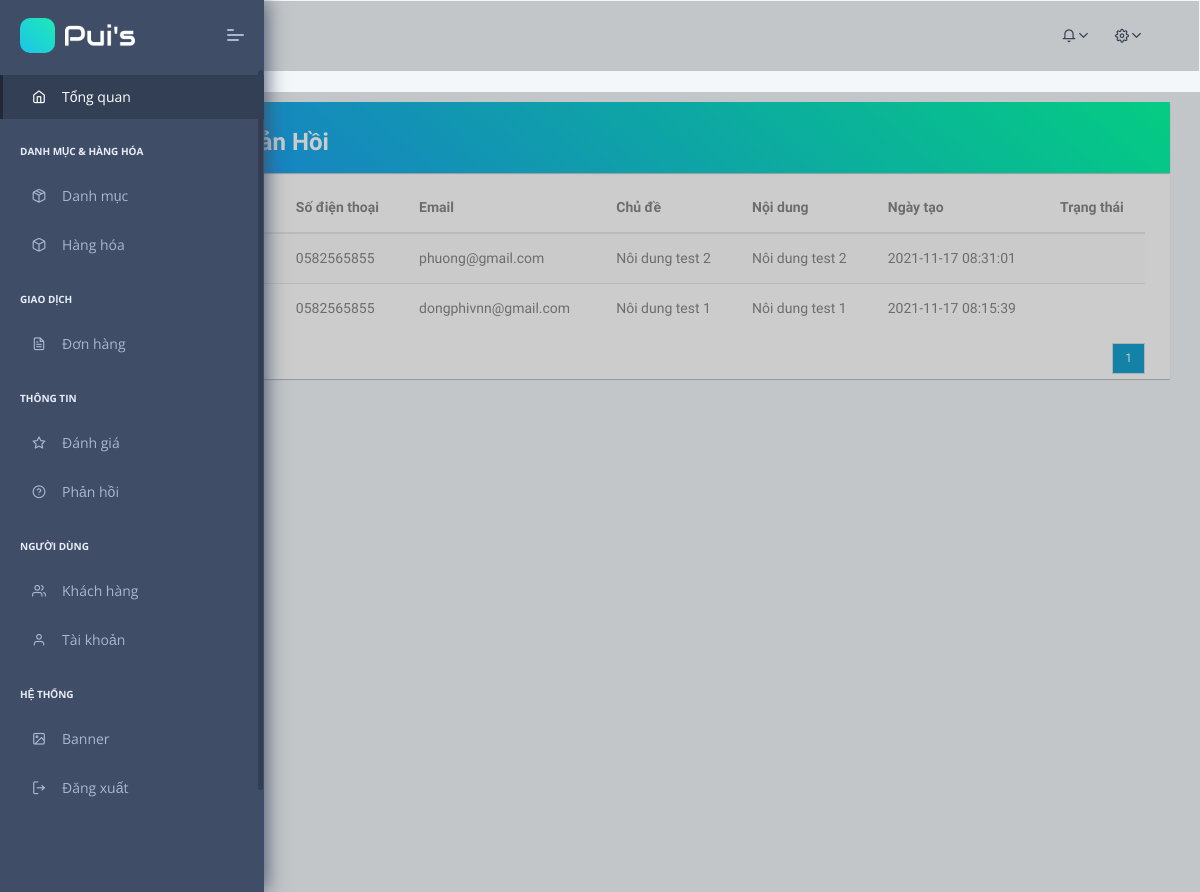
/admin/feedback/index.php (signed in), run on the app's committed database.
### tables this page shows
CREATE TABLE `feedback` (
  `id` int(11) NOT NULL,
  `firstname` varchar(30) DEFAULT NULL,
  `lastname` varchar(30) DEFAULT NULL,
  `email` varchar(150) DEFAULT NULL,
  `phone_number` varchar(20) DEFAULT NULL,
  `subject_name` varchar(200) DEFAULT NULL,
  `note` varchar(500) DEFAULT NULL,
  `created_at` datetime DEFAULT NULL,
  `updated_at` datetime DEFAULT NULL,
  `status` int(11) DEFAULT 0
);

### database/dbhelper.php (called while the page is built, shortened)
<?php
function executeResult($sql, $isSingle = false){
    $data = null;
    $conn = mysqli_connect(HOST, USERNAME, PASSWORD, DATABASE);
    mysqli_set_charset($conn, 'UTF-8');
    $resultset = mysqli_query($conn, $sql);
    if($isSingle){
        $data = mysqli_fetch_array($resultset, 1);
    }else{
        $data = [];
        while(($row = mysqli_fetch_array($resultset, 1)) != null ) {
            $data[] = $row;
        }
    }
    return $data;
}
?>

### admin/feedback/index.php (the view, shortened to what this page needs)
<?php
    include('../layouts/head.php');
    include('../layouts/navbar.php');
    include('../layouts/header.php');
    $sql = "select count(id) as number from Feedback";
    $data = executeResult($sql);
    $number = 0;
    if($data != null && count($data) > 0){
        $number = $data[0] ['number'];
    }
    $pages = ceil($number/5);
    $current_page = 1;
    $index = ($current_page - 1)*5;
    $sql = "select * from Feedback order by status asc, updated_at desc limit $index, 5";
    $data = executeResult($sql);
?>
<div class="pcoded-main-container">
    <div class="pcoded-wrapper">
        <div class="pcoded-content">
            <div class="pcoded-inner-content">
                <div class="table-wrapper">
                    <div class="table-title">
                        <div class="row">
                            <div class="col-sm-6">
                                <h2>Quản Lý <b>Phản Hồi</b></h2>
                            </div>
                        </div>
                    </div>
                    <table class="table table-striped table-hover">
                        <thead>
                            <tr>
                                <th>
                                    <span class="custom-checkbox">
                                    </span>
                                </th>
                                <th>Tên</th>
                                <th>Số điện thoại</th>
                                <th>Email</th>
                                <th>Chủ đề</th>
                                <th>Nội dung</th>
                                <th>Ngày tạo</th>
                                <th>Trạng thái</th>
                            </tr>
                        </thead>
                        <tbody>
                            <?php
                                foreach ($data as $item){
                                    echo '
                                    <tr>
                                        <td>
                                            <span class="custom-checkbox">
                                                <input type="checkbox" id="checkbox1" name="options[]" value="1">
                                                <label for="checkbox1"></label>
                                            </span>
                                        </td>
                                        <td>'.$item['firstname'].'</td>
                                        <td>'.$item['phone_number'].'</td>
                                        <td>'.$item['email'].'</td>
                                        <td>'.$item['subject_name'].'</td>
                                        <td>'.$item['note'].'</td>
                                        <td>'.$item['updated_at'].'</td>
                                        <td class="text-center">';
                                            echo'
                                        </td>
                                    </tr>';
                                }
                             ?>
                        </tbody>
                    </table>
                    <div class="clearfix">
                        <ul class="pagination">
                            <li class="page-item">
                                <?php
                                    for ($i = 1; $i <= $pages; $i++){
                                        if ($i == $current_page){
                                            echo'<span>'.$i.'</span>';
                                        }
                                        else{
                                            echo'<a href="index.php?page='.$i.'">'.$i.'</a>';
                                        }
                                    }
                                ?>
                            </li>
                        </ul>
                    </div>
                </div>
            </div>
        </div>
    </div>
</div>
<?php
    include('../layouts/footer.php');
?>

### data on the page
feedback: phone_number "0582565855", email "phuong@gmail.com", subject_name "Nôi dung test 2", note "Nôi dung test 2", updated_at "2021-11-17 08:31:01"
feedback: phone_number "0582565855", email "dongphivnn@gmail.com", subject_name "Nôi dung test 1", note "Nôi dung test 1", updated_at "2021-11-17 08:15:39"
